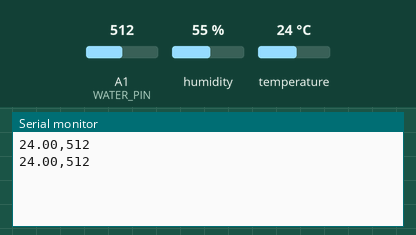
Recording of a sketch running on a simulated Arduino Uno, built with avr-gcc and run on an emulated ATmega328P. On the bench: the last lines printed to the serial monitor. The inputs (shaded band) are chosen by the test bench; at power-on: temperature 24 °C, A1 (WATER_PIN) = 512, humidity 55 %.

Above: at 2.8 s.
2.9 s: temperature set to 12 °C
At 4.8 s:
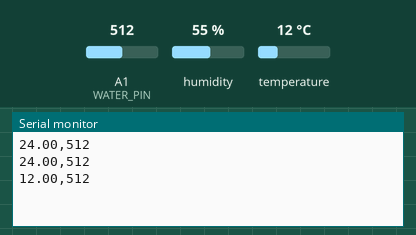
5.6 s: A1 (WATER_PIN) set to 716
At 7.3 s:
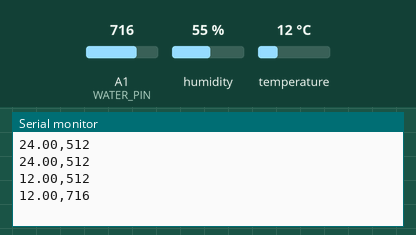
8.3 s: temperature set to 19 °C
At 10.8 s:
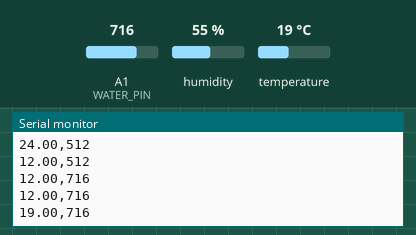
11.0 s: A1 (WATER_PIN) set to 900
At 13.5 s:
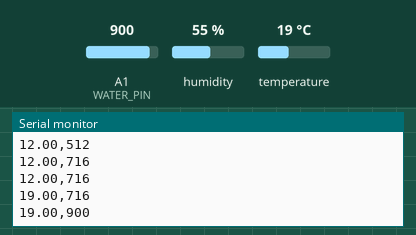
Timing chart, 0 to 14.7 s (numbered marks = the images above; inputs shaded):
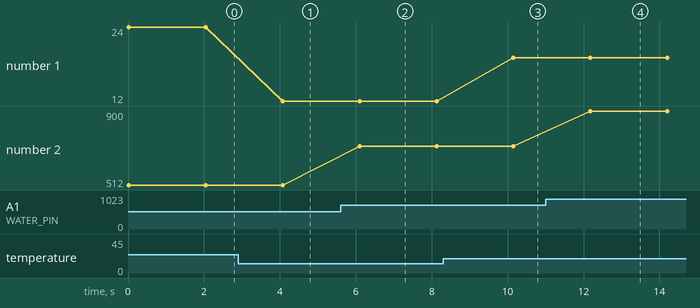

The sketch:

arduino_mqtt.ino
```cpp
#define WATER_PIN A1
#include <DFRobot_DHT11.h>
#define DHT11_PIN 12
DFRobot_DHT11 DHT;
void setup() {
  // put your setup code here, to run once:
  Serial.begin(9600);
  pinMode(WATER_PIN, INPUT);
}

void loop() {
  // put your main code here, to run repeatedly:
  DHT.read(DHT11_PIN);
  float temperature = DHT.temperature;
  int water = analogRead(WATER_PIN);
  datadeliver(water,temperature);

}
void datadeliver(int water,float temperature){

  String data =String(temperature)+","+String(water);
  Serial.println(data); // 发送数据到ESP32
  delay(2000); // 等待2秒再次发送
}
```

Measured:
- after the input at 2.9 s, the serial monitor: prints a new line after 1.2 s (image 1)
- after the input at 5.6 s, the serial monitor: prints a new line after 0.50 s (image 2)
- after the input at 8.3 s, the serial monitor: prints a new line after 1.9 s (image 3)
- after the input at 11.0 s, the serial monitor: prints a new line after 1.2 s (image 4)
- plotted number 1: 24 → 12 after the input at 2.9 s, 12 → 19 after the input at 8.3 s
- plotted number 2: 512 → 716 after the input at 5.6 s, 716 → 900 after the input at 11.0 s
